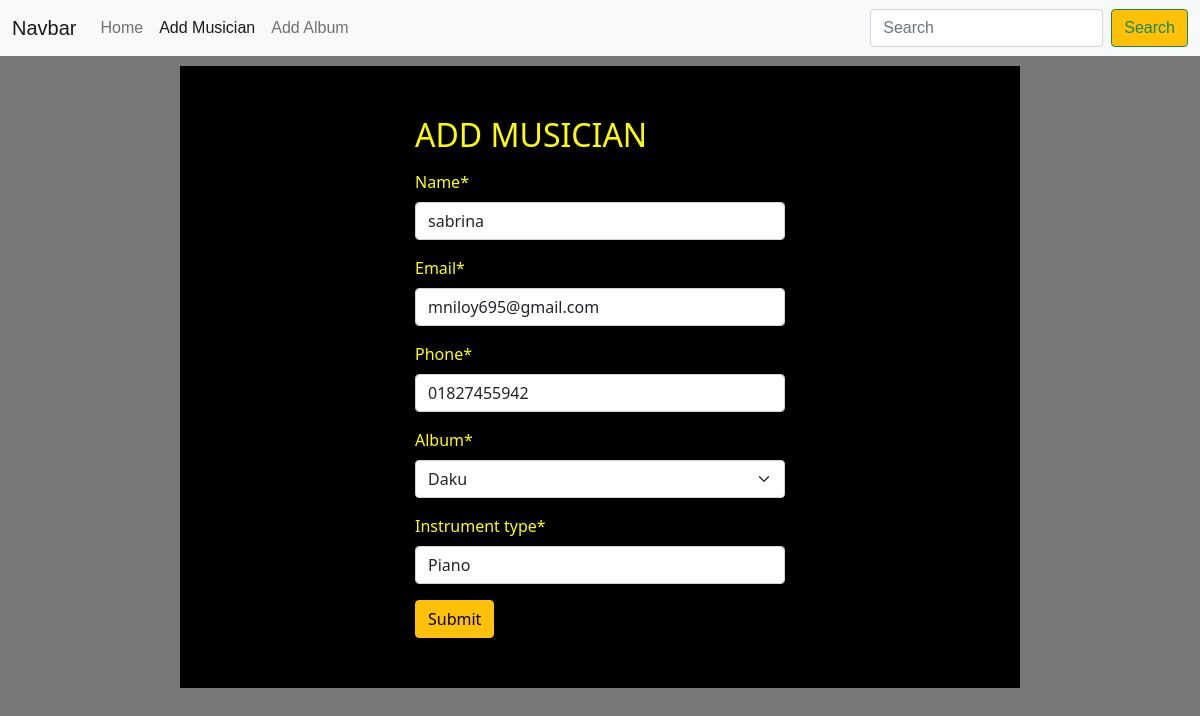
/musician/edit/13, run on the app's committed database.
### musician/models.py (models this page shows, shortened)
class Musician_Model(models.Model):
    name=models.CharField(max_length=100)
    email=models.EmailField(max_length=100)
    phone=models.CharField(max_length=11)
    album=models.ForeignKey(Album_Model,on_delete=models.SET_NULL,null=True)
    Instrument_type=models.CharField(max_length=200)

### Album/models.py (models this page shows)
class Album_Model(models.Model):
    name=models.CharField(max_length=100)
    album_release_date=models.DateField(auto_now_add=True)
    RATING_CHOICES = [
        (1, '1'),
        (2, '2'),
        (3, '3'),
        (4, '4'),
        (5, '5'),
    ]
    Rating=models.IntegerField(choices=RATING_CHOICES)
    def __str__(self) -> str:
        return self.name

### musician/views.py (the view)
# urls.py: path('edit/<int:id>',views.edit_musician,name='edit_musician'),
def edit_musician(request,id):
    musician_object=Musician_Model.objects.all().get(pk=id)
    add_musician_form=MusicianForm(instance=musician_object)
    if request.method=='POST':
        add_musician_form=MusicianForm(request.POST,instance=musician_object)
        if add_musician_form.is_valid():
            add_musician_form.save()
            return redirect('add_musician')
    return render(request,'musician.html',{'form':add_musician_form})

### musician/forms.py
class MusicianForm(forms.ModelForm):
    class Meta:
        model=Musician_Model
        fields='__all__'

### musician/templates/musician.html (shortened to what this page needs)
{% extends "base.html" %}
{% load crispy_forms_tags %}
{% block content %}
<div class='box'>
    <form style='width: 50%; margin:auto' action="" method='post'>
         <h2 class='pb-2'>ADD MUSICIAN</h2>
        {{form | crispy}}
        <button class='btn btn-warning'>Submit</button>
    </form>
</div>
{% endblock content %}

### static/style.css (style rules this page uses)
.box { background-color: black; width: 70%; padding: 50px; margin: auto; margin-top: 10px; color: yellow; }
body { background-color: rgba(0, 0, 0, 0.531); }

### data on the page
Musician_Model: name "sabrina", email "mniloy695@gmail.com", phone "01827455942", album "Daku", Instrument_type "Piano"
